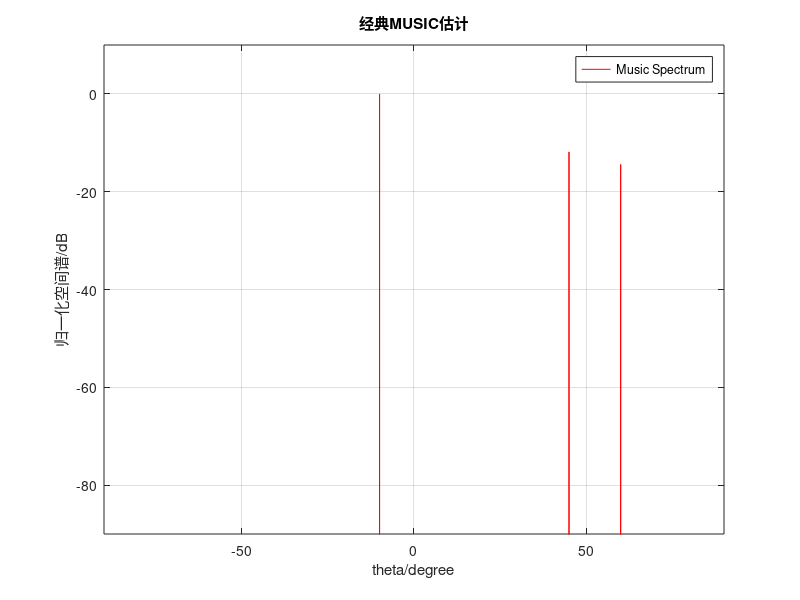

Recreate this plot in MATLAB.
%classic music
clear all
clc
tic
%参数设定
M=10;
doa=[-10 45 60]/180*pi;
P=length(doa);
f=1000;c=1500;
lambda=f/c;d=lambda/2;
snr=5;
N=400;
%阵列流型A
for i=1:P
    A(:,i)=exp(-j*2*pi*d*[0:M-1]'/lambda*sin(doa(i)));
end
%信源模型建立
for k=1:P
    S(k,:)=sqrt(10.^(snr/10))*(sind(1:N)+rand(1,N));
end
%接收信号模型建立
X=A*S;
%协方差矩阵特征值分解得到噪声子空间
R=X*X'/N;
[V,D]=eig(R);
[Y,I]=sort(diag(D));
Un=V(:,I(1:M-P));
%谱峰搜索部分
theta=-90:0.1:90;%线阵的搜索范围为-90~90度
 for i=1:length(theta)
   a_theta=exp(-j*(0:M-1)'*2*pi*d*sin(pi*theta(i)/180)/lambda);
   Pmusic(i)=1./abs((a_theta)'*Un*Un'*a_theta);
 end
plot(theta,10*log(Pmusic/max(Pmusic)),'r');
axis([-90 90 -90 10]);
xlabel('theta/degree');
ylabel('归一化空间谱/dB');
legend('Music Spectrum');
title('经典MUSIC估计');
grid on;
toc